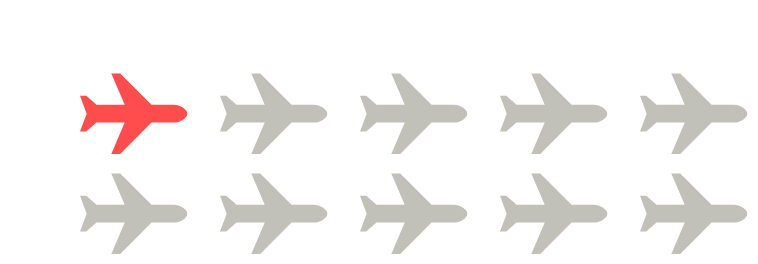

Vega-Lite specification for this chart:
### Vega-Lite specification from a JSON file in a GitHub repository (floating-point values rounded to 4 significant figures)
{"$schema": "https://vega.github.io/schema/vega-lite/v5.json", "config": {"view": {"stroke": ""}}, "width": 350, "height": 100, "data": {"values": [{"id": 1}, {"id": 2}, {"id": 3}, {"id": 4}, {"id": 5}, {"id": 6}, {"id": 7}, {"id": 8}, {"id": 9}, {"id": 10}]}, "transform": [{"calculate": "ceil (datum.id/2)", "as": "col"}, {"calculate": "datum.id - datum.col*2", "as": "row"}], "mark": {"type": "point", "filled": true}, "encoding": {"x": {"field": "col", "type": "ordinal", "axis": null}, "y": {"field": "row", "type": "ordinal", "axis": null}, "shape": {"value": "M3.691 10h6.309l-3-7h2l7 7h5c1.322-.007 3 1.002 3 2s-1.69 1.993-3 2h-5l-7 7h-2l3-7h-6.309l-2.292 2h-1.399l1.491-4-1.491-4h1.399l2.292 2"}, "color": {"condition": [{"test": "datum.id==1", "value": "red"}], "value": "rgb(167,165,156)"}, "size": {"value": 20}, "tooltip": {"condition": [{"test": "datum.id==1", "value": "💀"}], "value": "❤️"}}}
